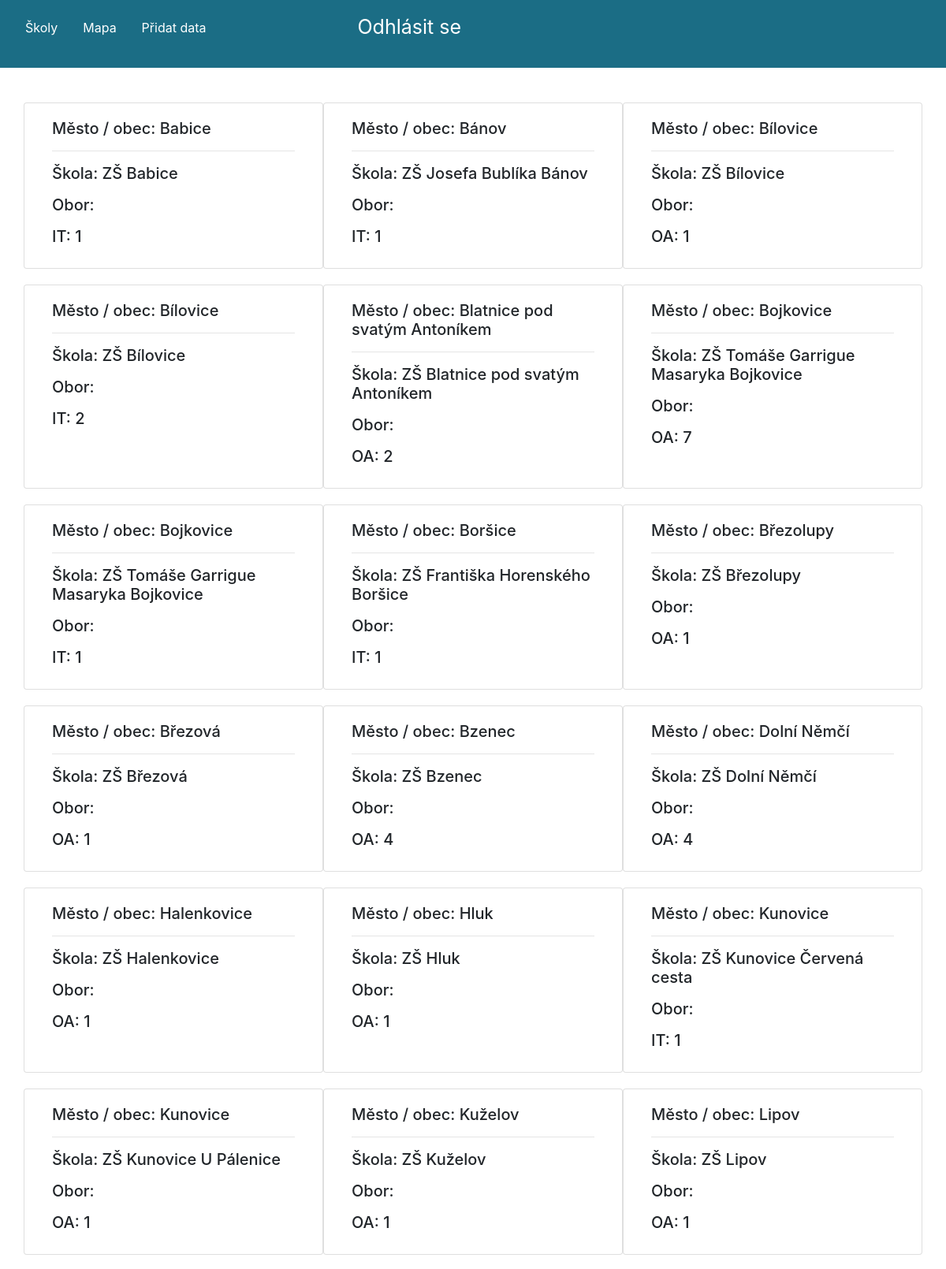
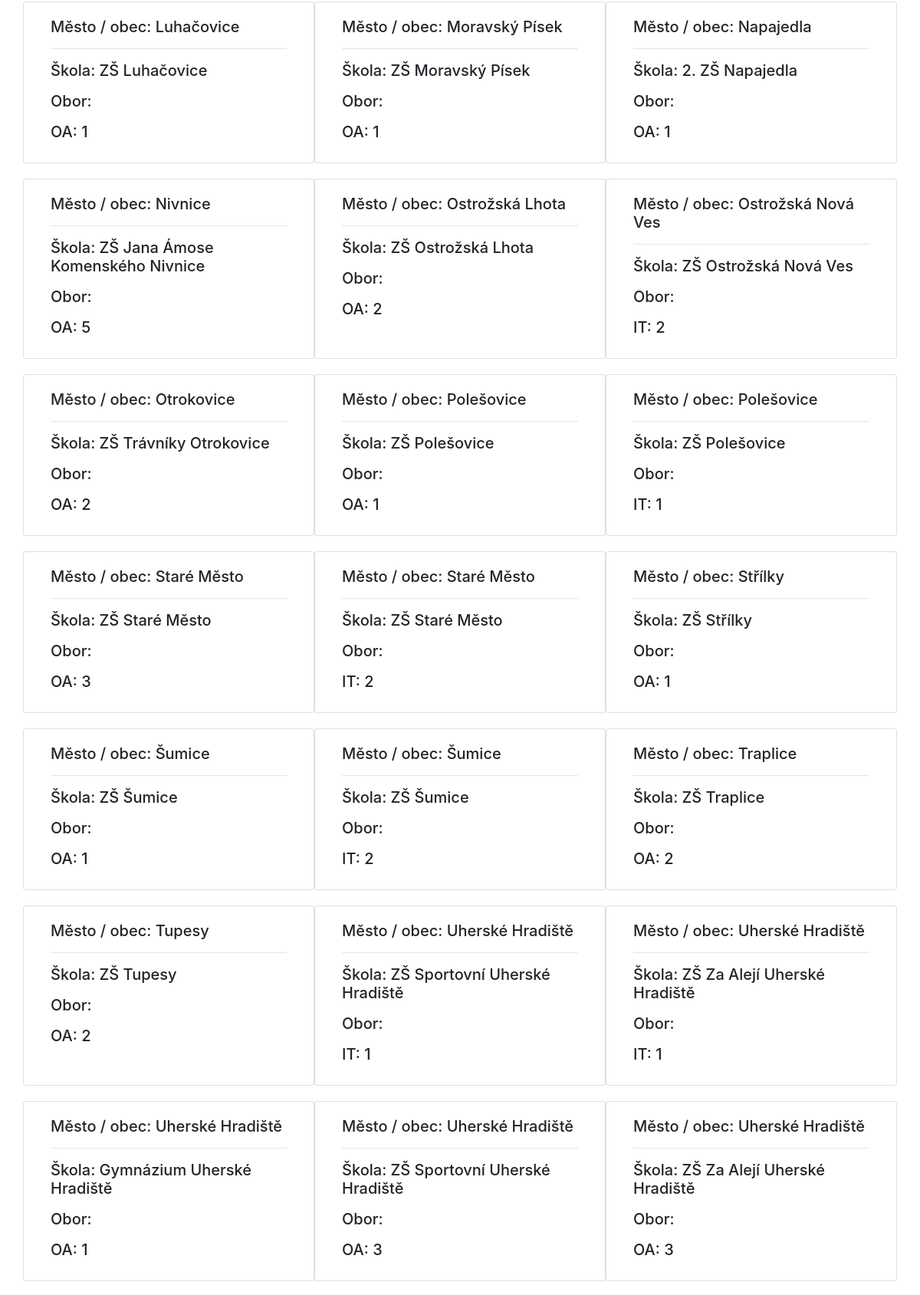
The page /index.php/welcome/indexA (upper part) on the database its author committed (2 pictures, top to bottom).
### tables this page shows
CREATE TABLE `mesto` (
  `id` int(11) NOT NULL,
  `nazev_mesta` varchar(255) NOT NULL
);

CREATE TABLE `skola` (
  `id` int(11) NOT NULL,
  `nazev_skoly` varchar(255) NOT NULL,
  `mesto` int(11) NOT NULL,
  `geo_lat` double NOT NULL,
  `geo_long` double NOT NULL
);

CREATE TABLE `obor` (
  `id` int(11) NOT NULL,
  `nazev` varchar(255) NOT NULL
);

CREATE TABLE `pocet_prijatych` (
  `id` int(11) NOT NULL,
  `obor` int(11) NOT NULL,
  `skola` int(11) NOT NULL,
  `pocet` int(11) NOT NULL,
  `rok` smallint(6) NOT NULL
);

### application/controllers/Welcome.php (called while the page is built, shortened)
<?php
class Welcome extends CI_Controller {
        public function indexA()
	{
             $this->load->model("model");
        $data["nacti"] = $this->model->nacti();
		$this->load->view('headerAdmin');
                $this->load->view('index', $data);
                $this->load->view('footer');
	}
}

### index.php (called while the page is built, shortened)
<?php
require_once BASEPATH.'core/CodeIgniter.php';

### application/models/model.php (called while the page is built, shortened)
<?php
class model extends CI_Model {
    function nacti(){
   $this->db->select("m.nazev_mesta, s.nazev_skoly, o.nazev, p.pocet");
   $this->db->from("mesto AS m");
   $this->db->order_by('nazev_mesta');
    $this->db->join("skola AS s", "m.id = s.mesto", 'inner');
    $this->db->join("pocet_prijatych AS p", "p.skola = s.id", 'inner');
    $this->db->join("obor AS o", "o.id = p.obor", 'inner');
          $query = $this->db->get();
        return $query;
    }
}

### application/views/index.php (the view, shortened to what this page needs)
<div class="container">
<div class="row">
   <?php
                if ($nacti->num_rows() > 0) {
                    foreach ($nacti->result() as $row) {
                        ?>
    <div class="card col-lg-4 col-sm-6 " style="margin-bottom: 20px">
        <div class="card-body " >
            <h5 class="cadr-title">Město / obec: <?php echo $row->nazev_mesta; ?>
            <hr>
        <p class="card-text">Škola: <?php echo $row->nazev_skoly;?></p>
    <p class="card-text">Obor: </p>
    <p class="card-text"><?php echo $row->nazev; ?>:  <?php echo $row->pocet; ?></p>
     </div>
   </div>
                <?php
                    }
                } else {
                    ?>
                    <tr>
                        <td colspan="5">Nebyla nalezena žádná data</td>
                    </tr>
                    <?php
                }
                ?>
   </div>
</div>

### rows shown on the page
mesto: nazev_mesta "Babice", skola.nazev_skoly "ZŠ Babice", obor.nazev "IT", pocet_prijatych.pocet "1"
mesto: nazev_mesta "Bánov", skola.nazev_skoly "ZŠ Josefa Bublíka Bánov", obor.nazev "IT", pocet_prijatych.pocet "1"
mesto: nazev_mesta "Bílovice", skola.nazev_skoly "ZŠ Bílovice", obor.nazev "OA", pocet_prijatych.pocet "1", obor.nazev "IT", pocet_prijatych.pocet "2"
mesto: nazev_mesta "Blatnice pod svatým Antoníkem", skola.nazev_skoly "ZŠ Blatnice pod svatým Antoníkem", obor.nazev "OA", pocet_prijatych.pocet "2"
mesto: nazev_mesta "Bojkovice", skola.nazev_skoly "ZŠ Tomáše Garrigue Masaryka Bojkovice", obor.nazev "OA", pocet_prijatych.pocet "7", obor.nazev "IT", pocet_prijatych.pocet "1"
mesto: nazev_mesta "Boršice", skola.nazev_skoly "ZŠ Františka Horenského Boršice", obor.nazev "IT", pocet_prijatych.pocet "1"
mesto: nazev_mesta "Březolupy", skola.nazev_skoly "ZŠ Březolupy", obor.nazev "OA", pocet_prijatych.pocet "1"
mesto: nazev_mesta "Březová", skola.nazev_skoly "ZŠ Březová", obor.nazev "OA", pocet_prijatych.pocet "1"
mesto: nazev_mesta "Bzenec", skola.nazev_skoly "ZŠ Bzenec", obor.nazev "OA", pocet_prijatych.pocet "4"
mesto: nazev_mesta "Dolní Němčí", skola.nazev_skoly "ZŠ Dolní Němčí", obor.nazev "OA", pocet_prijatych.pocet "4"
mesto: nazev_mesta "Halenkovice", skola.nazev_skoly "ZŠ Halenkovice", obor.nazev "OA", pocet_prijatych.pocet "1"
mesto: nazev_mesta "Hluk", skola.nazev_skoly "ZŠ Hluk", obor.nazev "OA", pocet_prijatych.pocet "1"
mesto: nazev_mesta "Kunovice", skola.nazev_skoly "ZŠ Kunovice Červená cesta", obor.nazev "IT", pocet_prijatych.pocet "1", skola.nazev_skoly "ZŠ Kunovice U Pálenice", obor.nazev "OA"
mesto: nazev_mesta "Kuželov", skola.nazev_skoly "ZŠ Kuželov", obor.nazev "OA", pocet_prijatych.pocet "1"
mesto: nazev_mesta "Lipov", skola.nazev_skoly "ZŠ Lipov", obor.nazev "OA", pocet_prijatych.pocet "1"
mesto: nazev_mesta "Luhačovice", skola.nazev_skoly "ZŠ Luhačovice", obor.nazev "OA", pocet_prijatych.pocet "1"
mesto: nazev_mesta "Moravský Písek", skola.nazev_skoly "ZŠ Moravský Písek", obor.nazev "OA", pocet_prijatych.pocet "1"
mesto: nazev_mesta "Napajedla", skola.nazev_skoly "2. ZŠ Napajedla", obor.nazev "OA", pocet_prijatych.pocet "1"
mesto: nazev_mesta "Nivnice", skola.nazev_skoly "ZŠ Jana Ámose Komenského Nivnice", obor.nazev "OA", pocet_prijatych.pocet "5"
mesto: nazev_mesta "Ostrožská Lhota", skola.nazev_skoly "ZŠ Ostrožská Lhota", obor.nazev "OA", pocet_prijatych.pocet "2"
mesto: nazev_mesta "Ostrožská Nová Ves", skola.nazev_skoly "ZŠ Ostrožská Nová Ves", obor.nazev "IT", pocet_prijatych.pocet "2"
mesto: nazev_mesta "Otrokovice", skola.nazev_skoly "ZŠ Trávníky Otrokovice", obor.nazev "OA", pocet_prijatych.pocet "2"
mesto: nazev_mesta "Polešovice", skola.nazev_skoly "ZŠ Polešovice", obor.nazev "OA", pocet_prijatych.pocet "1", obor.nazev "IT"
mesto: nazev_mesta "Staré Město", skola.nazev_skoly "ZŠ Staré Město", obor.nazev "OA", pocet_prijatych.pocet "3", obor.nazev "IT", pocet_prijatych.pocet "2"
mesto: nazev_mesta "Střílky", skola.nazev_skoly "ZŠ Střílky", obor.nazev "OA", pocet_prijatych.pocet "1"
mesto: nazev_mesta "Šumice", skola.nazev_skoly "ZŠ Šumice", obor.nazev "OA", pocet_prijatych.pocet "1", obor.nazev "IT", pocet_prijatych.pocet "2"
mesto: nazev_mesta "Traplice", skola.nazev_skoly "ZŠ Traplice", obor.nazev "OA", pocet_prijatych.pocet "2"
mesto: nazev_mesta "Tupesy", skola.nazev_skoly "ZŠ Tupesy", obor.nazev "OA", pocet_prijatych.pocet "2"
mesto: nazev_mesta "Uherské Hradiště", skola.nazev_skoly "ZŠ Sportovní Uherské Hradiště", obor.nazev "IT", pocet_prijatych.pocet "1", skola.nazev_skoly "ZŠ Za Alejí Uherské Hradiště", skola.nazev_skoly "Gymnázium Uherské Hradiště", obor.nazev "OA", pocet_prijatych.pocet "3"
